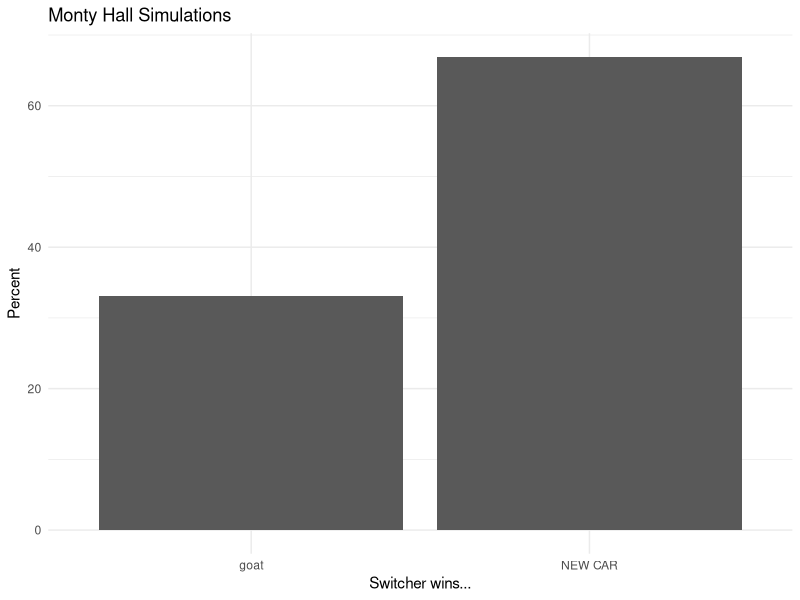

Reproduce this figure in R.
# SUBJECT:  Monty Hall simulation
# AUTHOR:   Austin Hart
# DATE:     1/17/2023

# SETUP -------------------------------

# load packages
  library(tidyverse)
    # install.packages('tidyverse') if needed
  

# SIMULATION --------------------------
  
# Set the stage
  doors = c('A','B','C')
  
# Find contestants to play 10,000 times and keep score
  Switcher = rep(NA, 10000) # aka Marilyn
  Stayer = rep(NA, 10000)   # aka Mr Skeptic
  
  records = tibble(Switcher,Stayer) # combine to single frame
  
# Simulate the game
  for (i in 1:10000){ # repeats the game 10,000 times
    # put the car behind a random door
      car = sample(doors, 1)
    
    # choose one door at random
      pick = sample(doors, 1)
    
    # host reveals a goat
      reveal = sample(doors[doors != pick & doors != car], 1)
    
    # have Switcher choose the other door
      switch = doors[doors != pick & doors != reveal]
    
    # Award prize to Stayer
      records$Stayer[i] = if_else(pick == car, 'NEW CAR', 'goat')
    
    # Award prize to Switcher
      records$Switcher[i] = if_else(switch == car, 'NEW CAR', 'goat')
  }
  
  rm(car, doors, i, pick, reveal, switch) # remove objects
  
  
# RESULTS -------------------
  
# Tabulate wins, calculate win-percentage
  outcome = 
    records %>%
    count(Switcher) %>%
    mutate(Percent = n/sum(n) * 100)
 
# Graph   
  ggplot(data = outcome, aes(x = Switcher, y = Percent)) +
    geom_bar(stat = 'identity') +
    labs(x = 'Switcher wins...',
         title = 'Monty Hall Simulations') +
    theme_minimal()


